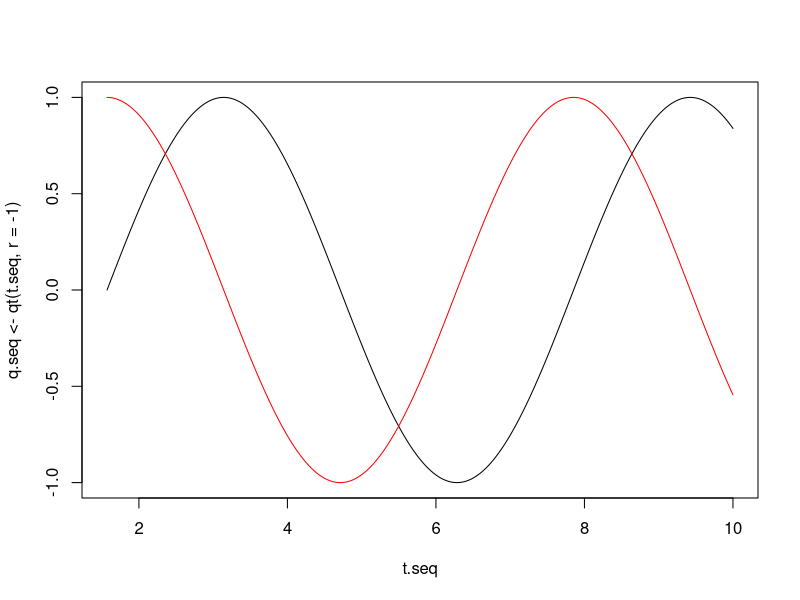
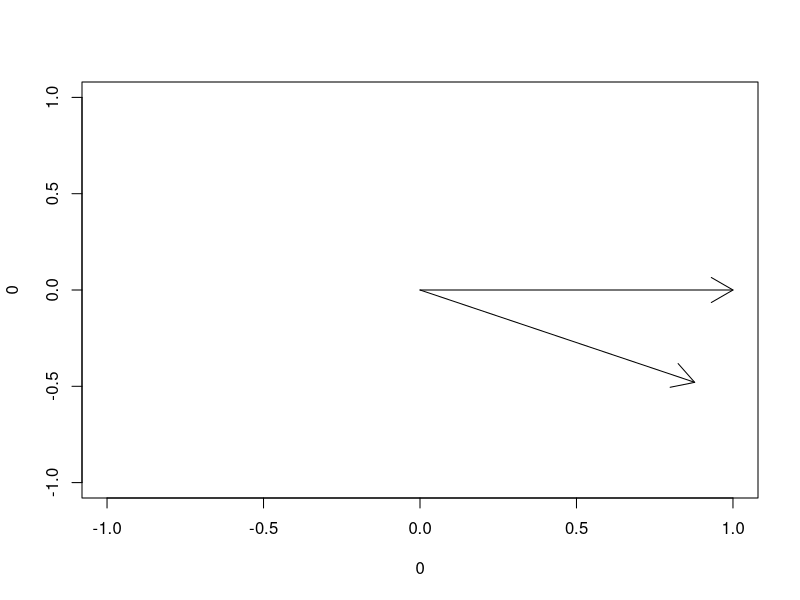
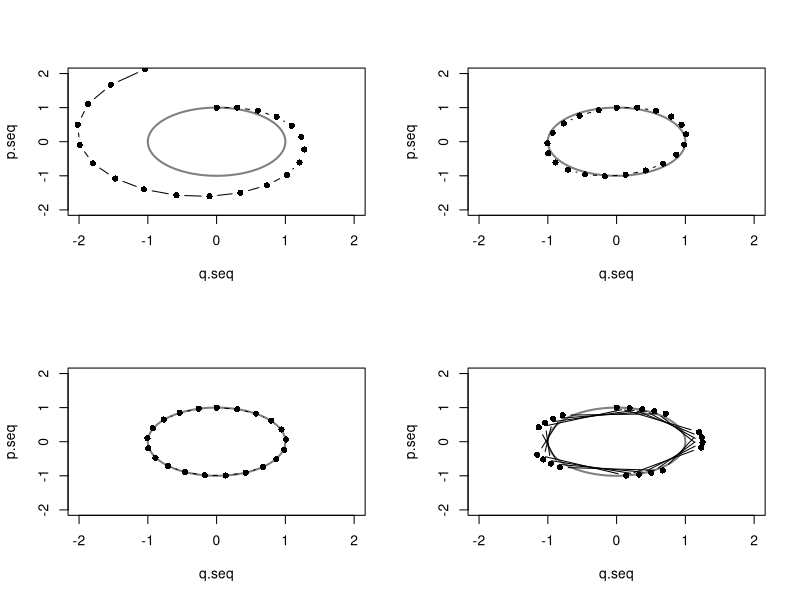

Reproduce these figures in R, in order. (Note: this script raises an error after producing the figures.)

## Plot a simple example of Hamiltonian dynamics
qt <- function(t, r=1, a=0) r*cos(a+t)
pt <- function(t, r=1, a=0) -r*sin(a+t)
H <- function(t, r, a)
    qt(t=t, r=r, a=a)^2/2 + pt(t=t, r=r, a=a)^2/2
t.seq <- seq(pi/2,10, len=1000)
plot(t.seq, q.seq <- qt(t.seq, r=-1), type="l")
lines(t.seq, p.seq <- pt(t.seq, r=-1), col="red")
plot(0,0, xlim=c(-1,1), ylim=c(-1,1), type='n')
## transformation is a rotation
arrows(0,0, qt(0), pt(0))
arrows(0,0, qt(.5), pt(.5))
## H is conserved
H(0,1,0)
H(1,1,0)

p <- c(2,5)
M <- matrix(c(2,0,0,2.4), nrow=2)
## Looks like a typo in 2.23, 2 should be a 1
t(p) %*% solve(M) %*% p
p^2 %*% (1/diag(M))


## Reproduce figure 1; numerical solutions
## Use Euler's method
par(mfrow=c(2,2))
Nsim <- 21
eps <- .3
psim <- qsim <- rep(NA, Nsim)
qsim[1] <- 0
psim[1] <- 1
for(n in 2:Nsim){
    psim[n] <- psim[n-1] - eps*qsim[n-1]
    qsim[n] <- qsim[n-1] + eps*psim[n-1]
}
plot(q.seq, p.seq, type='l', lwd=2, ylim=c(-2,2), xlim=c(-2,2), col=gray(.5))
lines(qsim, psim, type='b', pch=16)
## Euler's modified method
psim <- qsim <- rep(NA, Nsim)
qsim[1] <- 0
psim[1] <- 1
for(n in 2:Nsim){
    psim[n] <- psim[n-1] - eps*qsim[n-1]
    qsim[n] <- qsim[n-1] + eps*psim[n]
}
plot(q.seq, p.seq, type='l', lwd=2, ylim=c(-2,2), xlim=c(-2,2), col=gray(.5))
lines(qsim, psim, type='b', pch=16)
## The "leapfrog" method
psim <- qsim <- rep(NA, Nsim)
qsim[1] <- 0
psim[1] <- 1
for(n in 2:Nsim){
    ptemp <- psim[n-1] - (eps/2)*qsim[n-1]
    qsim[n] <- qsim[n-1] + eps*ptemp
    psim[n] <- ptemp - (eps/2)*qsim[n]
}
plot(q.seq, p.seq, type='l', lwd=2, ylim=c(-2,2), xlim=c(-2,2), col=gray(.5))
lines(qsim, psim, type='b', pch=16)
## The "leapfrog" method with bigger eps
eps <- 1.2
psim <- qsim <- rep(NA, Nsim)
qsim[1] <- 0
psim[1] <- 1
for(n in 2:Nsim){
    ptemp <- psim[n-1] - (eps/2)*qsim[n-1]
    qsim[n] <- qsim[n-1] + eps*ptemp
    psim[n] <- ptemp - (eps/2)*qsim[n]
}
plot(q.seq, p.seq, type='l', lwd=2, ylim=c(-2,2), xlim=c(-2,2), col=gray(.5))
lines(qsim, psim, type='b', pch=16)


## The HMC function from the paper
HMC <- function(U, grad.U, eps, L, current.q){
    q <- current.q
    p <- rnorm(length(q), 0,1)
    current.p <- p
    ## Make a half step
    p <- p-eps*grad.U(q)/2
    ## alternate full steps for position and momentum
    for (i in 1:L){
        q <- q+ eps*p
        if(i!=L) p <- p-eps*grad.U(q)
    }
    ## half step for momentum at the end
    p <- p-eps*grad.U(q)/2
    ## negate p to make proposal symmetric
    p <- -p
    current.U <- U(current.q)
    current.K <- sum(current.p^2)/2
    proposed.U <- U(q)
    proposed.K <- sum(p^2)/2
    ## Return a list of the current state, proposed, and acceptance
    NLL <- current.U
    ## accept or reject
    if(runif(1) < exp(current.U-proposed.U+current.K-proposed.K))
        final.q <- q
    else final.q <- current.q
    results <- list(current.p=current.p, current.q=current.q, proposed.q=q,
                    q=final.q, NLL=NLL)
    return(results)
}

## Try to get a standard normal working
U <- function(q) q^2/2
grad.U <- function(q) q
Nsim <- 1000
qsim <- rep(NA, len=Nsim)
qsim[1] <- 0                            # initialize at 0
for(n in 2:Nsim){
    qsim[n] <-
        HMC(U, grad.U, eps=.1, L=5, current.q=qsim[n-1])
}
plot(qsim, type='l', ylim=c(-3,3))

## Try a bivariate normal
cor <- matrix(c(1,.5,.5,1), nrow=2)
cor.inv <- solve(cor)
U <- function(q)  t(q) %*% cor.inv %*% q
## Do I suck at math? This probably has a clean matrix formula.
grad.U <- function(q) c(2*q[1]*cor.inv[1,1]+2*q[2]*cor.inv[1,2],
                        2*q[2]*cor.inv[2,2]+2*q[1]*cor.inv[2,1])
Nsim <- 100
qsim <- matrix(NA, nrow=Nsim, ncol=nrow(cor) )
qsim[1,] <- c(-15, -15)
temp <- list()
for(n in 2:Nsim){
    temp[[n]] <- HMC(U, grad.U, eps=.25, L=5, current.q=qsim[n-1,])
    qsim[n,] <- temp[[n]]$q
}
## clean up and organize the results
q <- do.call(rbind, lapply(temp, function(x) x$q))
proposed.q <- do.call(rbind, lapply(temp, function(x) x$proposed.q))
current.q <- do.call(rbind, lapply(temp, function(x) x$current.q))
current.p <- do.call(rbind, lapply(temp, function(x) x$current.p))
NLL <- do.call(rbind, lapply(temp, function(x) x$NLL))
accepted <- proposed.q[,1]==q[,1]

plot(q, type='p', ylim=c(-3,3), xlim=c(-3,3))
plot(proposed.q, type='p', ylim=c(-3,3), xlim=c(-3,3), col=ifelse(accepted,
                                                       "black", "red"))
plot(current.q, type='p', ylim=c(-3,3), xlim=c(-3,3))
plot(qsim)

## Recreate the simple example in R for producing example plots
                                        # observed Y values
a.mle <- 1.90909098475
b.mle <- 4.07817738582

U <- function(q) log(sum((q[1]*xobs+q[2]-yobs)^2))*length(yobs)/2
grad.U <- function(q){
    a <- q[1]; b <- q[2]
    ypred <- a*xobs+b
    dadf <- length(yobs)/2/sum((ypred-yobs)^2)*sum(2*a*(ypred-yobs))
    dbdf <- length(yobs)/2/sum((ypred-yobs)^2)*sum(2*(ypred-yobs))
    return(c(dadf, dbdf))
}
HMC.simple <- function(hyeps, hynstep, current.q){
    ## Define data and the energy functions
    yobs <- c(1.4, 4.7, 5.1, 8.3, 9.0, 14.5, 14.0, 13.4, 19.2, 18)
    xobs <- c(-1, 0, 1, 2, 3, 4, 5, 6, 7, 8)
    q <- current.q
    p <- rnorm(length(q), 0,1)
    current.p <- p
    ## Make a half step
    p <- p-hyeps*grad.U(q)/2
    ## alternate full steps for position and momentum
    leapfrog <- matrix(NA, nrow=hynstep+1, ncol=3)
    leapfrog[1,] <- c(q, U(q))
    for (i in 1:hynstep){
        q <- q+ hyeps*p
        leapfrog[i+1,] <- c(q, U(q))
        if(i!=hynstep) p <- p-hyeps*grad.U(q)
    }
    ## half step for momentum at the end
    p <- p-hyeps*grad.U(q)/2
    ## negate p to make proposal symmetric
    p <- -p
    current.U <- U(current.q)
    current.K <- sum(current.p^2)/2
    proposed.U <- U(q)
    proposed.K <- sum(p^2)/2
    ## Return a list of the current state, proposed, and acceptance
    NLL <- current.U
    ## accept or reject
    if(runif(1) < exp(current.U-proposed.U+current.K-proposed.K))
        final.q <- q
    else final.q <- current.q
    results <- list(leapfrog=leapfrog, proposed.q=q, q=final.q, NLL=NLL)
    return(results)
}

## Make a grid of the likelihood surface
a.seq <- seq(1,5, len=50)
b.seq <- seq(2,6, len=50)
param.grid <- expand.grid(a=a.seq, b=b.seq)
NLL <- sapply(1:nrow(param.grid), function(x)
                         U(c(param.grid$a[x], param.grid$b[x])))
NLL <- matrix(NLL, nrow=50)
contour(a.seq, b.seq, NLL)
points(a.mle, b.mle, col='red', pch=16)

simple.hy1 <- HMC.simple(.1, 10, c(2,4))
plot(simple.hy1$leapfrog)
plot(simple.hy1$NLL)

Nsim <- 10
qsim <- matrix(NA, nrow=Nsim, ncol=nrow(cor) )
qsim[1,] <- c(2, 4)
temp <- list()
for(n in 2:Nsim){
    temp[[n]] <- HMC(U, grad.U, eps=.25, L=5, current.q=qsim[n-1,])
    qsim[n,] <- temp[[n]]$q
}
## clean up and organize the results
q <- do.call(rbind, lapply(temp, function(x) x$q))
proposed.q <- do.call(rbind, lapply(temp, function(x) x$proposed.q))
current.q <- do.call(rbind, lapply(temp, function(x) x$current.q))
current.p <- do.call(rbind, lapply(temp, function(x) x$current.p))
NLL <- do.call(rbind, lapply(temp, function(x) x$NLL))
accepted <- proposed.q[,1]==q[,1]

plot(q, type='p', ylim=c(-3,3), xlim=c(-3,3))
plot(proposed.q, type='p', ylim=c(-3,3), xlim=c(-3,3), col=ifelse(accepted,
                                                       "black", "red"))
plot(current.q, type='p', ylim=c(-3,3), xlim=c(-3,3))
plot(qsim)
